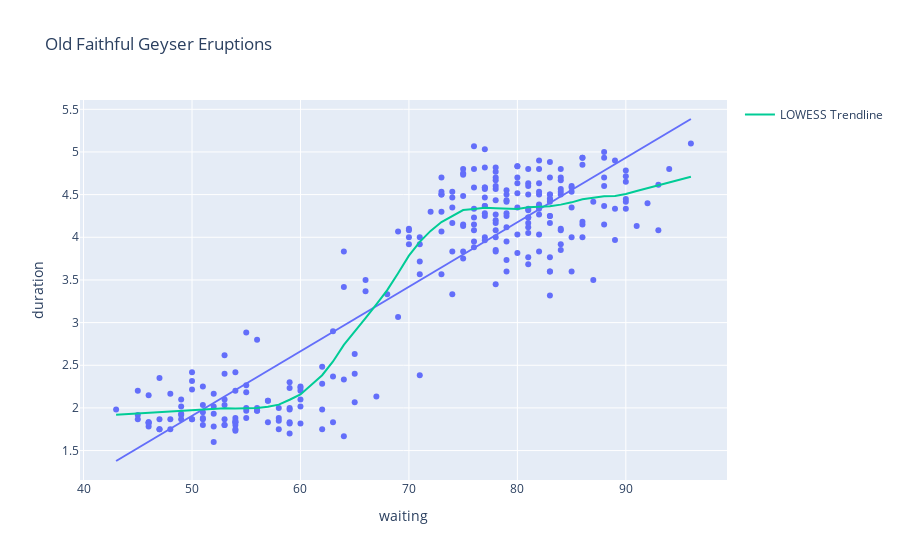

The notebook cell saved with this chart:
### Markdown cell above
## "Week of Nov04" HW [due prior to the Nov08 TUT]

_**In place of the "Data Analysis Assignment" format we introduced for the previous weeks' HW, the remaining questions will be a collection of exercises based around the following data**_

> The details of the "LOWESS Trendline" shown below are not a part of the intended scope of the activities here, but it is included since it is suggestive of the questions we will consider and address here

### Code cell
import plotly.express as px
import seaborn as sns
import statsmodels.api as sm

# The "Classic" Old Faithful Geyser dataset: ask a ChatBot for more details if desired
old_faithful = sns.load_dataset('geyser')

# Create a scatter plot with a Simple Linear Regression trendline
fig = px.scatter(old_faithful, x='waiting', y='duration', 
                 title="Old Faithful Geyser Eruptions", 
                 trendline='ols')#'lowess'

# Add a smoothed LOWESS Trendline to the scatter plot
lowess = sm.nonparametric.lowess  # Adjust 'frac' to change "smoothness bandwidth"
smoothed = lowess(old_faithful['duration'], old_faithful['waiting'], frac=0.25)  
smoothed_df = pd.DataFrame(smoothed, columns=['waiting', 'smoothed_duration'])
fig.add_scatter(x=smoothed_df['waiting'], y=smoothed_df['smoothed_duration'], 
                mode='lines', name='LOWESS Trendline')

fig.show() # USE `fig.show(renderer="png")` FOR ALL GitHub and MarkUs SUBMISSIONS

### Figure 1 — Plotly figure (JSON) as saved in the notebook; plotly's stock layout.template omitted (floating-point values rounded to 4 significant figures; data arrays with more than 128 entries replaced by an {"elided": "..."} marker saying what was removed)
{"data": [{"hovertemplate": "waiting=%{x}<br>duration=%{y}<extra></extra>", "legendgroup": "", "marker": {"color": "#636efa", "symbol": "circle"}, "mode": "markers", "name": "", "orientation": "v", "showlegend": false, "type": "scatter", "x": {"elided": "272 int values"}, "xaxis": "x", "y": {"elided": "272 float values"}, "yaxis": "y"}, {"hovertemplate": "<b>OLS trendline</b><br>duration = 0.0756279 * waiting + -1.87402<br>R<sup>2</sup>=0.811461<br><br>waiting=%{x}<br>duration=%{y} <b>(trend)</b><extra></extra>", "legendgroup": "", "marker": {"color": "#636efa", "symbol": "circle"}, "mode": "lines", "name": "", "showlegend": false, "type": "scatter", "x": {"elided": "272 int values"}, "xaxis": "x", "y": {"elided": "272 float values"}, "yaxis": "y"}, {"mode": "lines", "name": "LOWESS Trendline", "type": "scatter", "x": {"elided": "272 int values"}, "y": {"elided": "272 float values"}}], "layout": {"legend": {"tracegroupgap": 0}, "title": {"text": "Old Faithful Geyser Eruptions"}, "xaxis": {"anchor": "y", "domain": [0, 1], "title": {"text": "waiting"}}, "yaxis": {"anchor": "x", "domain": [0, 1], "title": {"text": "duration"}}}}
